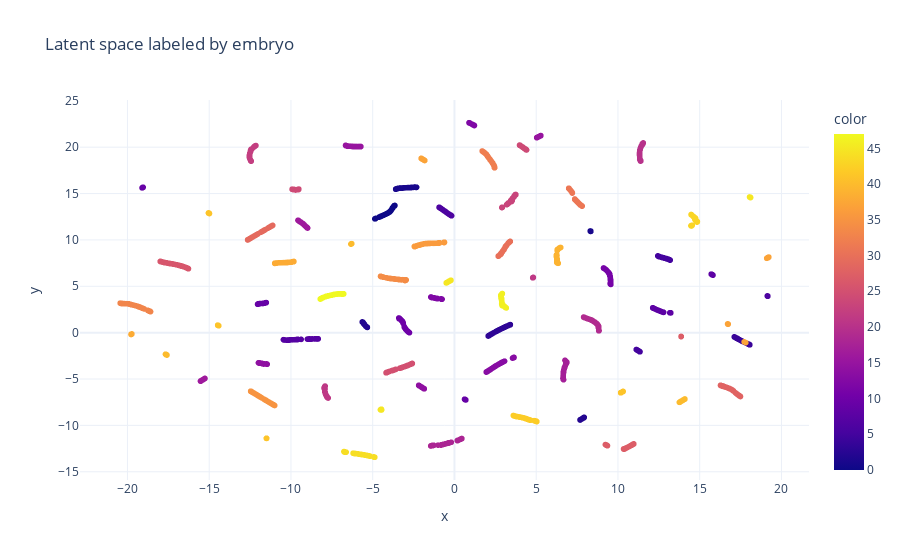

This figure's notebook cell:
### Code cell
fig = px.scatter(x=embedding[:, 0], y=embedding[:, 1], color=embryo_array.flatten(), 
                      template='plotly_white', title='Latent space labeled by embryo')


fig.show()

### Figure 1 — Plotly figure (JSON) as saved in the notebook; plotly's stock layout.template omitted (floating-point values rounded to 4 significant figures; data arrays with more than 128 entries replaced by an {"elided": "..."} marker saying what was removed)
{"data": [{"hovertemplate": "x=%{x}<br>y=%{y}<br>color=%{marker.color}<extra></extra>", "legendgroup": "", "marker": {"color": {"elided": "2544 int values"}, "coloraxis": "coloraxis", "symbol": "circle"}, "mode": "markers", "name": "", "showlegend": false, "type": "scattergl", "x": {"elided": "2544 float values"}, "xaxis": "x", "y": {"elided": "2544 float values"}, "yaxis": "y"}], "layout": {"coloraxis": {"colorbar": {"title": {"text": "color"}}, "colorscale": [[0, "#0d0887"], [0.1111, "#46039f"], [0.2222, "#7201a8"], [0.3333, "#9c179e"], [0.4444, "#bd3786"], [0.5556, "#d8576b"], [0.6667, "#ed7953"], [0.7778, "#fb9f3a"], [0.8889, "#fdca26"], [1, "#f0f921"]]}, "legend": {"tracegroupgap": 0}, "title": {"text": "Latent space labeled by embryo"}, "xaxis": {"anchor": "y", "domain": [0, 1], "title": {"text": "x"}}, "yaxis": {"anchor": "x", "domain": [0, 1], "title": {"text": "y"}}}}
